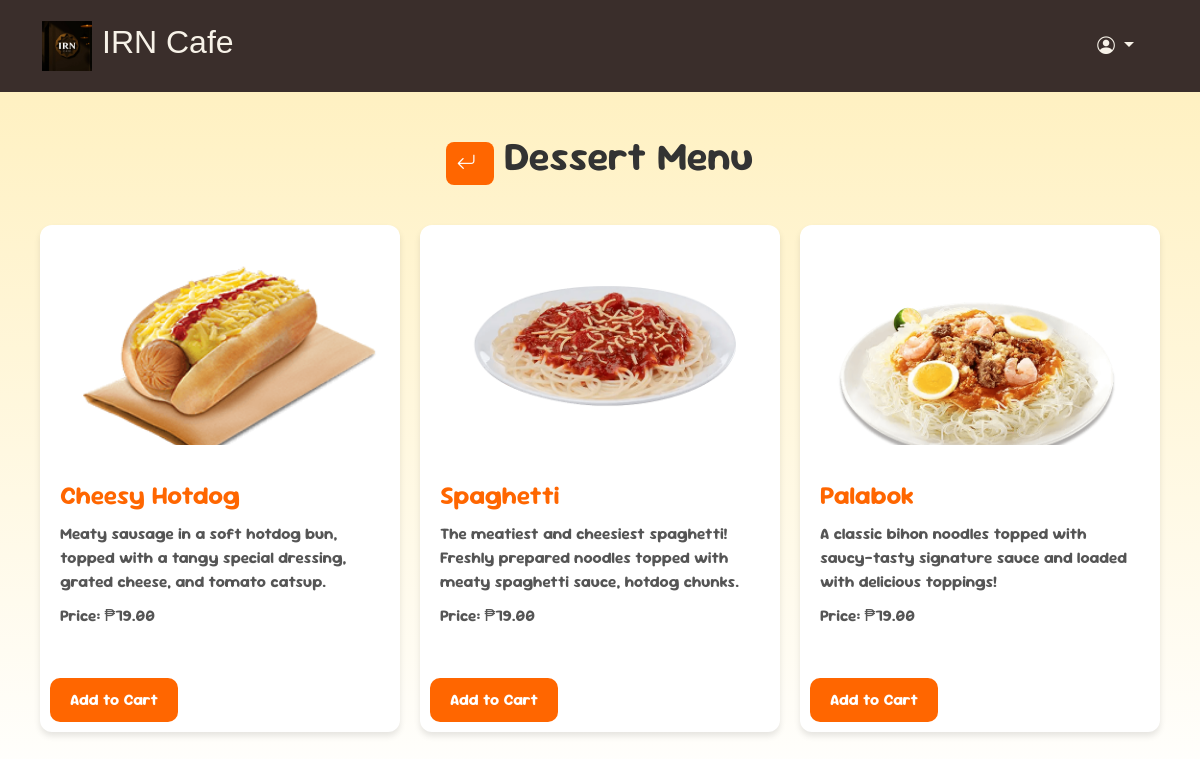
The app's page /index.php?page=menu&category=dessert with its own data.
### tables this page shows
CREATE TABLE `menu` (
  `id` int(11) NOT NULL,
  `menu_name` varchar(255) NOT NULL,
  `description` text DEFAULT NULL,
  `price` decimal(10,2) NOT NULL,
  `category` varchar(50) NOT NULL,
  `image` varchar(255) DEFAULT NULL
);

### controllers/RouteController.php (called while the page is built, shortened)
<?php
class RouteController {
    public function menu() {
        include PAGE_PATH . 'menu.php';
    }
}

### assets/pages/menu.php (the view, shortened to what this page needs)
<?php
require 'config.php';
$category = $_GET['category'] ?? '';
if (empty($category)) {
    $sql = "SELECT DISTINCT category FROM menu ORDER BY category ASC";
    $result = $conn->query($sql);
    $categories = [];
    if ($result->num_rows > 0) {
        while ($row = $result->fetch_assoc()) {
            $categories[] = $row['category'];
        }
    }
} else {
    $stmt = $conn->prepare("SELECT * FROM menu WHERE category = ? ORDER BY id DESC");
    $stmt->bind_param("s", $category);
    $stmt->execute();
    $result = $stmt->get_result();
}
?>
<div class="menu-area">
    <main class="menu-con">
        <?php if (empty($category)): ?>
            <h1>All Categories</h1>
            <div class="category-buttons">
                <?php foreach ($categories as $cat): ?>
                    <button class="btn"
                            onclick="location.href='index.php?page=menu&category=<?= $cat ?>'"
                            <?= $cat === $category ? 'disabled' : '' ?>>
                        <?= ucfirst($cat) ?>
                    </button>
                <?php endforeach; ?>
            </div>
        <?php else: ?>
            <h1>
                <a href="index.php?page=menu" class="back-button">
                    <i class="bi bi-arrow-return-left"></i>
                </a>
                <?= ucfirst($category) ?> Menu
            </h1>
            <div class="menu-each-cat">
                <?php if ($result->num_rows > 0): ?>
                    <?php while ($row = $result->fetch_assoc()): ?>
                        <article class="menu-item">
                            <?php if (!empty($row['image'])): ?>
                                <figure class="menu-item-image">
                                    <img src="<?= $row['image'] ?>" alt="<?= htmlspecialchars($row['menu_name']) ?>">
                                </figure>
                            <?php endif; ?>
                            <div class="menu-item-details">
                                <h3><?= htmlspecialchars($row['menu_name']) ?></h3>
                                <p><?= nl2br(htmlspecialchars($row['description'])) ?></p>
                                <p><strong>Price:</strong> ₱<?= htmlspecialchars($row['price']) ?></p>
                            </div>
                            <form class="add-to-cart-form" method="POST">
                                <button type="submit">Add to Cart</button>
                            </form>
                        </article>
                    <?php endwhile; ?>
                <?php else: ?>
                    <p class="no-items">No items found for <?= htmlspecialchars($category) ?>.</p>
                <?php endif; ?>
            </div>
        <?php endif; ?>
    </main>
    </div>

### index.php (style rules this page uses)
body { font-family: "Sour Gummy", Arial, sans-serif !important; font-size: 16px; line-height: 1.5; color: #333; background: linear-gradient(to bottom, #ffefba, #ffffff); margin: 0; padding: 0; display: flex; flex-direction: column; min-height: 100vh; }
main { flex-grow: 1; }

### assets/pages/menu.php (style rules this page uses)
.menu-con { display: flex; flex-direction: column; align-items: center; padding: 20px; height: 58vh; }
.menu-con h1 { text-align: center; padding: 20px 0; margin: 0; font-size: 2.5rem; }
.back-button { color: #fff; background-color: #ff6600; padding: 10px 10px; border-radius: 8px; font-size: 1.2rem; text-decoration: none; display: inline-flex; align-items: center; transition: background-color 0.3s ease, transform 0.3s ease; }
.back-button i { margin-right: 8px; }
.menu-each-cat { display: grid; grid-template-columns: repeat(auto-fill, minmax(280px, 1fr)); gap: 20px; padding: 20px; width: 100%; }
.menu-item { background-color: #fff; border-radius: 12px; box-shadow: 0 4px 6px rgba(0, 0, 0, 0.1); overflow: hidden; transition: transform 0.3s ease, box-shadow 0.3s ease; width: 100%; }
.menu-item img { width: 100%; height: 220px; object-fit: cover; }
.menu-item-details { padding: 20px; color: #333; }
.menu-item-details h3 { font-size: 1.6rem; margin-bottom: 10px; color: #ff6600; }
.menu-item-details p { margin-bottom: 10px; font-size: 1rem; color: #555; }
.menu-item-details p strong { font-weight: bold; }
.add-to-cart-form { display: flex; justify-content: start; margin-top: 10px; padding: 10px; }
.add-to-cart-form button { background-color: #ff6600; color: #fff; border: none; padding: 10px 20px; border-radius: 10px; cursor: pointer; font-size: 1rem; transition: background-color 0.3s; }

### records on screen
menu: image (picture), menu_name "Cheesy Hotdog", description "Meaty sausage in a soft hotdog bun, topped with a tangy special dressing, grated cheese, and tomato catsup.", price "79.00"
menu: image+menu_name (picture), menu_name "Spaghetti", description "The meatiest and cheesiest spaghetti! Freshly prepared noodles topped with meaty spaghetti sauce, hotdog chunks.", price "79.00"
menu: image+menu_name (picture), menu_name "Palabok", description "A classic bihon noodles topped with saucy-tasty signature sauce and loaded with delicious toppings!", price "79.00"

### other values on screen
$category "Dessert"
